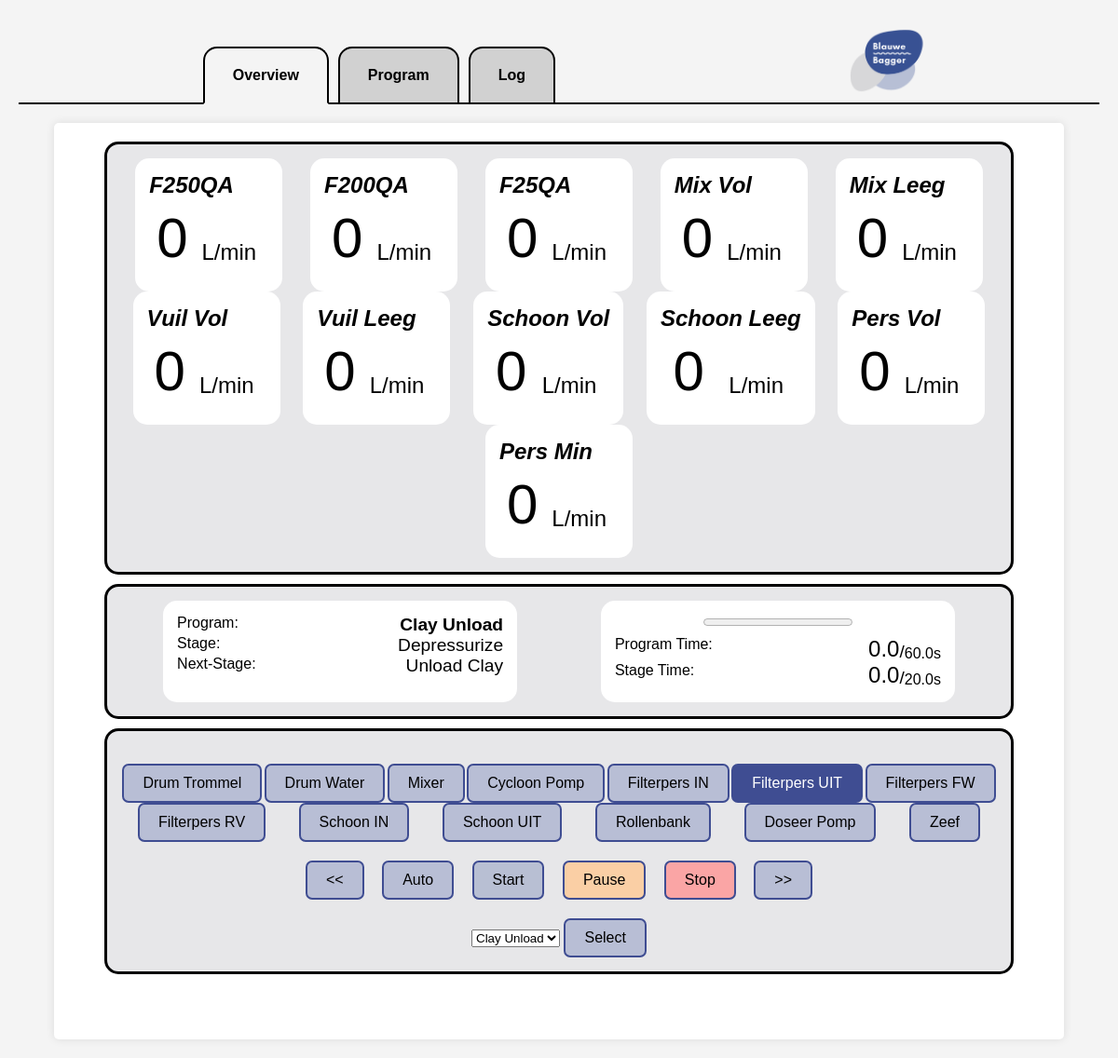
The page / on the database its author committed.
### tables this page shows
CREATE TABLE METER (
    MeterID INTEGER PRIMARY KEY AUTOINCREMENT,
    Name TEXT NOT NULL,
    Description TEXT,
    Value REAL NOT NULL
);

CREATE TABLE PROGRAM (
    ProgramID INTEGER PRIMARY KEY AUTOINCREMENT,
    Name TEXT NOT NULL,
    Description TEXT,
    StageIDS TEXT NOT NULL
);

CREATE TABLE STAGE (
    StageID INTEGER PRIMARY KEY AUTOINCREMENT,
    Name TEXT NOT NULL,
    SwitchIDS TEXT,
    Time REAL NOT NULL
);

CREATE TABLE SWITCH (
    SwitchID INTEGER PRIMARY KEY AUTOINCREMENT,
    Name TEXT NOT NULL,
    GPIO INTEGER NOT NULL
);

### server/server.py (the view)
@app.route("/")
def overview():
    machineStatus = sF.getTable("MACHINESTATUS",0)
    programs = sF.getTable("PROGRAM",0)
    switches = sF.getTable("SWITCH",0)
    stages = sF.getTable("STAGE",0)
    meters = sF.getTable("METER",0)
    for i,meter in enumerate(meters):
        meters[i]["Value"] = round(float(meters[i]["Value"]))
    CMS = sF.getMachineStatus(machineStatus,programs,stages)
    return render_template('overview.html',CMS=CMS,programs=programs,meters=meters,switches=switches)

### server/serverFunctions/getTable.py (called while the page is built)
def getTable(table,add):
    db = sqlite3.connect('../data/machine.db',timeout=5)
    cs = db.execute('SELECT * FROM ' + table)
    ns = [description[0] for description in cs.description]
    result = []
    rows = 1;
    for ci in cs:
        result.append(dict(zip(ns,ci)))
        rows = rows + 1
    if add:
        if table != "MACHINESTATUS" and table != "FORCE":
            result.append(dict(zip(ns,[rows]+[None]*len(ns))))
    else:
        if not result:
            result.append(dict(zip(ns,[rows]+[None]*len(ns))))
    db.close()
    return result

### server/templates/overview.html
{% extends "layout.html" %}
{% block main %}
    <div class="container">
        <div class="meters-container">
            {% for meter in meters %}
            <div class="meter-item-container"> {{ meter["Name"] }}
                <div class="meter-value-container">
                    <div
                        class ="meters" id="{{ meter["MeterID"] }}">{{ meter["Value"] }}
                    </div>
                    <div class="meter-unit">
                        L/min
                    </div>
                </div>
            </div>
            {% endfor %}
        </div>
        <div class="program-state-container">
            <div class="program-name-container">
                <div class="name-item-container">
                    <div class="pre-name">Program:</div>
                    <div class="name" id="program-name">{{ CMS['programName'] }}</div>
                </div>
                <div class="name-item-container">
                    <div class="pre-name"> Stage:</div>
                    <div class="name" id="stage-name">{{ CMS['stageName'] }}</div>
                </div>
                <div class="name-item-container">
                    <div class="pre-name">Next-Stage:</div>
                    <div class="name" id="next-stage-name">{{ CMS['nextStageName'] }}</div>
                </div>
            </div>
            <div class="program-time-container">
                <div class="time-item-container">
                    <progress id="program-progress" value="{{ CMS['programRunTime'] }}" max="{{ CMS['totalProgramTime'] }}"></progress>
                </div>
                <div class="time-item-container">
                    <div class="pre-time">Program Time:</div>
                    <div class="time-container">
                        <div class="time" id="program-run-time">{{ CMS['programRunTime'] }}</div>
                        <div class="program-slash">/</div>
                        <div class="total-time" id="total-program-time">{{ CMS['totalProgramTime'] }} </div>
                        <div class="total-time">s</div>
                    </div>
                </div>
                <div class="time-item-container">
                    <div class="pre-time">Stage Time:</div>
                    <div class="time-container">
                        <div class="time" id="stage-run-time">{{ CMS['stageRunTime'] }}</div>
                        <div class="program-slash">/</div>
                        <div class="total-time" id="total-stage-time">{{ CMS['totalStageTime'] }} </div>
                        <div class="total-time">s</div>
                    </div>
                </div>
            </div>
        </div>
        <div class="control-select-container">
            <div class="switches">
                {% for switch in switches %}
                {% if switch["SwitchID"] in CMS['activeSwitches'] %}
                <form action="/toggleswitch/{{ switch["SwitchID"] }}">
                    <input type="submit" class="switch-active switch-btn" id="{{ switch["SwitchID"] }}" value="{{ switch["Name"] }}"/>
                </form>
                {% else %}
                <form action="/toggleswitch/{{ switch["SwitchID"] }}">
                    <input type="submit" class="overview-btn switch-btn" id="{{ switch["SwitchID"] }}" value="{{ switch["Name"] }}"/>
                </form>
                {% endif %}
                {% endfor %}
            </div>
            <div class="controls">
                <form action="/previous">
                    <input class="overview-btn" type="submit" value="<<">
                </form>
                <form action="/auto">
                    <input class="overview-btn" type="submit" id="auto-btn" value="Auto"/>
                </form>
                <form action="/start">
                    <input class="overview-btn" type="submit" id="start-btn" value="Start"/>
                </form>
                <form action="/pause">
                    <input class="overview-btn" type="submit" id="pause-btn" value="Pause"/>
                </form>
                <form action="/stop">
                    <input class="overview-btn" type="submit" id="stop-btn" value="Stop"/>
                </form>
                <form action="/next">
                    <input class="overview-btn" type="submit" value=">>">
                </form>
            </div>
            <div class="select-program-container">
                <form action="/selectprogram/" method="POST">
                <select name="program">
                    {% for program in programs %}
                    <option value={{ program["ProgramID"] }}>{{ program["Name"] }}</option>
                    {% endfor %}
                </select>
                <input class="overview-btn" type="submit" value="Select"/>
                </form>
            </div>
        </div>
    </div>
{% endblock %}

### server/static/styles.css (style rules this page uses)
.container { max-width: 90%; margin: auto; margin-top:20px; background: white; padding: 20px; border-radius: 5px; box-shadow: 0 0 10px rgba(0, 0, 0, 0.1); }
input { padding: 10px 20px; font-size: 16px; cursor: pointer; }
.meters-container { display: flex; flex-wrap: wrap; justify-content: space-around; background-color: #E7E7E9; padding: 15px; border-radius: 15px; border-style: solid; width: 90%; margin: auto; margin-bottom:10px; }
.meter-item-container { padding:15px; background-color:white; border-radius:15px; font-size:1.5em; font-style:italic; font-weight:bold; }
.meter-value-container { display:flex; justify-content: space-around; font-style:normal; padding:3px; font-weight:normal }
.meters { font-size:2.5em; padding:5px; }
.meter-unit { margin-top:auto; padding:10px }
.program-state-container { display: flex; flex-wrap: wrap; justify-content: space-around; background-color: #E7E7E9; padding: 15px; border-radius: 15px; border-style: solid; width: 90%; margin: auto; margin-bottom:10px; }
.program-name-container { background-color: white; padding:15px; border-radius:15px; }
.program-time-container { background-color: white; padding:15px; border-radius:15px; }
.name-item-container { display:flex; justify-content: space-between; min-width:350px; }
.time-item-container { display:flex; justify-content: space-between; min-width:350px; }
.time-container { display:flex; justify-content: end; }
.time { font-size:1.5em; }
.name { font-size:1.2em; }
#program-name { font-weight: bold; }
.program-slash { margin-top:auto; font-size:1.2em; }
.total-time { margin-top:auto; }
#program-progress { margin: auto; margin-bottom: 7px; }
.control-select-container { background-color: #E7E7E9; padding: 15px; border-radius: 15px; border-style: solid; width: 90%; margin: auto; margin-bottom:50px; }
.select-program-container { display:flex; justify-content: space-around; }
.switches { display: flex; flex-wrap: wrap; justify-content: space-around; margin: 20px 0; }
.controls { display: flex; justify-content: space-around; margin: 20px auto; width: 60%; }
.overview-btn { border-radius:7px; border:none; border-style:solid; border-width:2px; border-color:#3F4D92; background-color:#B8BED5; padding: 10px 20px; font-size:16px; cursor:pointer; -webkit-appearance: none; }
#auto-btn { background-color: }
#start-btn { background-color:#B8BFD3; }
#pause-btn { background-color:#FACFA5; }
#stop-btn { background-color:#FAA5A5; }
.switch-active { background:#3F4D92 !important; color:white !important; border-radius:7px; border:none; border-style:solid; border-width:2px; border-color:#3F4D92; padding: 10px 20px; font-size:16px; cursor:pointer; -webkit-appearance: none; }

### rows shown on the page
METER: Name "F250QA", Value "0"
METER: Name "F200QA", Value "0"
METER: Name "F25QA", Value "0"
METER: Name "Mix Vol", Value "0"
METER: Name "Mix Leeg", Value "0"
METER: Name "Vuil Vol", Value "0"
METER: Name "Vuil Leeg", Value "0"
METER: Name "Schoon Vol", Value "0"
METER: Name "Schoon Leeg", Value "0"
METER: Name "Pers Vol", Value "0"
METER: Name "Pers Min", Value "0"
PROGRAM: programName "Clay Unload"
STAGE: stageName "Depressurize", totalStageTime "20.0"
STAGE: nextStageName "Unload Clay"
SWITCH: Name "Drum Trommel"
SWITCH: Name "Drum Water"
SWITCH: Name "Mixer"
SWITCH: Name "Cycloon Pomp"
SWITCH: Name "Filterpers IN"
SWITCH: Name "Filterpers UIT"
SWITCH: Name "Filterpers FW"
SWITCH: Name "Filterpers RV"
SWITCH: Name "Schoon IN"
SWITCH: Name "Schoon UIT"
SWITCH: Name "Rollenbank"
SWITCH: Name "Doseer Pomp"
SWITCH: Name "Zeef"

### other values the page prints
{{ CMS['programRunTime'] }} "0.0"
{{ CMS['totalProgramTime'] }} "60.0"
{{ CMS['stageRunTime'] }} "0.0"
form field program "Clay Unload"
